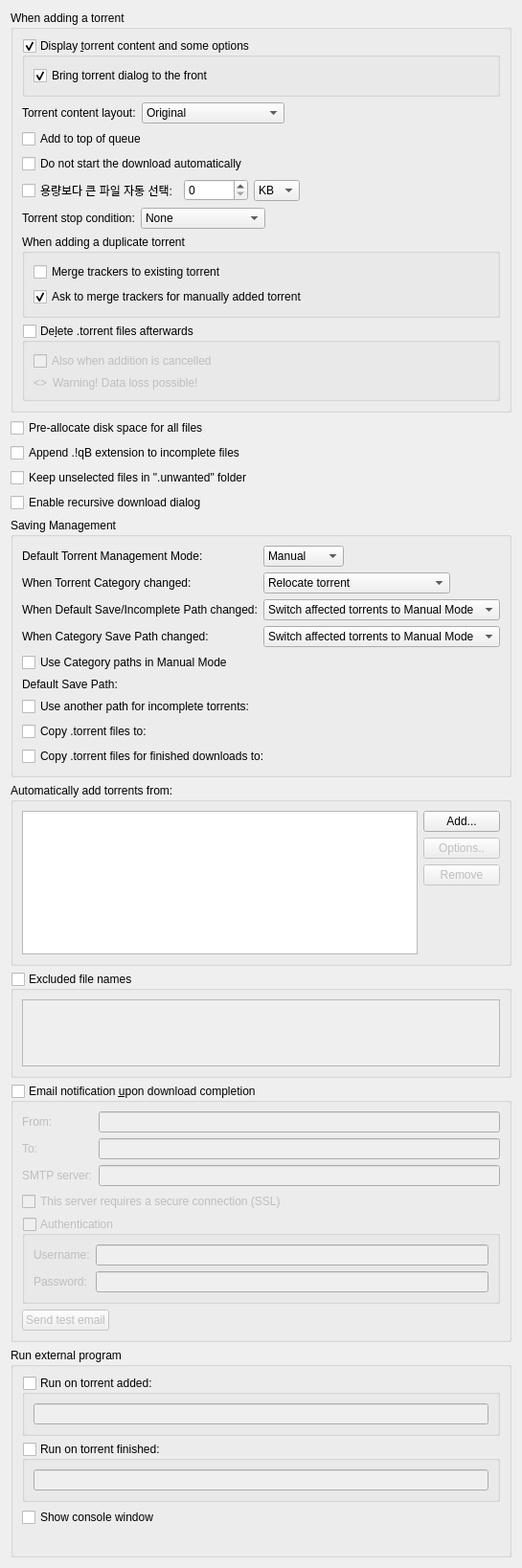
          <widget class="QWidget" name="scrollAreaWidgetContents_2">
           <property name="geometry">
            <rect>
             <x>0</x>
             <y>0</y>
             <width>539</width>
             <height>1457</height>
            </rect>
           </property>
           <layout class="QVBoxLayout" name="verticalLayout">
            <item>
             <widget class="QGroupBox" name="torrentAdditionBox">
              <property name="title">
               <string>When adding a torrent</string>
              </property>
              <layout class="QVBoxLayout" name="torrentAdditionBoxLayout">
               <item>
                <widget class="QGroupBox" name="checkAdditionDialog">
                 <property name="title">
                  <string>Display &amp;torrent content and some options</string>
                 </property>
                 <property name="checkable">
                  <bool>true</bool>
                 </property>
                 <layout class="QVBoxLayout" name="verticalLayout_18">
                  <item>
                   <widget class="QCheckBox" name="checkAdditionDialogFront">
                    <property name="text">
                     <string>Bring torrent dialog to the front</string>
                    </property>
                    <property name="checked">
                     <bool>true</bool>
                    </property>
                   </widget>
                  </item>
                 </layout>
                </widget>
               </item>
               <item>
                <layout class="QHBoxLayout" name="horizontalLayout_19">
                 <item>
                  <widget class="QLabel" name="contentLayoutLabel">
                   <property name="text">
                    <string>Torrent content layout:</string>
                   </property>
                  </widget>
                 </item>
                 <item>
                  <widget class="QComboBox" name="contentLayoutComboBox">
                   <property name="currentIndex">
                    <number>0</number>
                   </property>
                   <item>
                    <property name="text">
                     <string>Original</string>
                    </property>
                   </item>
                   <item>
                    <property name="text">
                     <string>Create subfolder</string>
                    </property>
                   </item>
                   <item>
                    <property name="text">
                     <string>Don't create subfolder</string>
                    </property>
                   </item>
                  </widget>
                 </item>
                 <item>
                  <spacer name="horizontalSpacer_20">
                   <property name="orientation">
                    <enum>Qt::Orientation::Horizontal</enum>
                   </property>
                   <property name="sizeHint" stdset="0">
                    <size>
                     <width>40</width>
                     <height>20</height>
                    </size>
                   </property>
                  </spacer>
                 </item>
                </layout>
               </item>
               <item>
                <widget class="QCheckBox" name="checkAddToQueueTop">
                 <property name="toolTip">
                  <string>The torrent will be added to the top of the download queue</string>
                 </property>
                 <property name="text">
                  <string extracomment="The torrent will be added to the top of the download queue">Add to top of queue</string>
                 </property>
                </widget>
               </item>
               <item>
                <widget class="QCheckBox" name="checkAddStopped">
                 <property name="toolTip">
                  <string>The torrent will be added to download list in a stopped state</string>
                 </property>
                 <property name="text">
                  <string extracomment="The torrent will be added to download list in a stopped state">Do not start the download automatically</string>
                 </property>
                </widget>
               </item>
               <item>
                <layout class="QHBoxLayout" name="minSizeFilterLayout">
                 <item>
                  <widget class="QCheckBox" name="checkMinSizeFilter">
                   <property name="text">
                    <string>용량보다 큰 파일 자동 선택:</string>
                   </property>
                  </widget>
                 </item>
                 <item>
                  <widget class="QSpinBox" name="spinMinSizeValue">
                   <property name="minimum">
                    <number>0</number>
                   </property>
                   <property name="maximum">
                    <number>999999</number>
                   </property>
                   <property name="value">
                    <number>0</number>
                   </property>
                  </widget>
                 </item>
                 <item>
                  <widget class="QComboBox" name="comboMinSizeUnit">
                   <item>
                    <property name="text">
                     <string>KB</string>
                    </property>
                   </item>
                   <item>
                    <property name="text">
                     <string>MB</string>
                    </property>
                   </item>
                   <item>
                    <property name="text">
                     <string>GB</string>
                    </property>
                   </item>
                  </widget>
                 </item>
                 <item>
                  <spacer name="minSizeFilterSpacer">
                   <property name="orientation">
                    <enum>Qt::Orientation::Horizontal</enum>
                   </property>
                   <property name="sizeHint" stdset="0">
                    <size>
                     <width>40</width>
                     <height>20</height>
                    </size>
                   </property>
                  </spacer>
                 </item>
                </layout>
               </item>
               <item>
                <layout class="QHBoxLayout" name="stopConditionLayout">
                 <item>
                  <widget class="QLabel" name="stopConditionLabel">
                   <property name="text">
                    <string>Torrent stop condition:</string>
                   </property>
                  </widget>
                 </item>
                 <item>
                  <widget class="QComboBox" name="stopConditionComboBox">
                   <property name="currentIndex">
                    <number>0</number>
                   </property>
                   <item>
                    <property name="text">
                     <string>None</string>
                    </property>
                   </item>
                   <item>
                    <property name="text">
                     <string>Metadata received</string>
                    </property>
                   </item>
                   <item>
                    <property name="text">
                     <string>Files checked</string>
                    </property>
                   </item>
                  </widget>
                 </item>
                 <item>
                  <spacer name="stopConditionSpacer">
                   <property name="orientation">
                    <enum>Qt::Orientation::Horizontal</enum>
                   </property>
                   <property name="sizeHint" stdset="0">
                    <size>
                     <width>40</width>
                     <height>20</height>
                    </size>
                   </property>
                  </spacer>
                 </item>
                </layout>
               </item>
               <item>
                <widget class="QGroupBox" name="duplicateTorrentGroup">
                 <property name="title">
                  <string>When adding a duplicate torrent</string>
                 </property>
                 <layout class="QVBoxLayout" name="duplicateTorrentBoxLayout">
                  <item>
                   <widget class="QCheckBox" name="checkMergeTrackers">
                    <property name="text">
                     <string>Merge trackers to existing torrent</string>
                    </property>
                    <property name="checked">
                     <bool>false</bool>
                    </property>
                   </widget>
                  </item>
                  <item>
                   <widget class="QCheckBox" name="checkConfirmMergeTrackers">
                    <property name="text">
                     <string>Ask to merge trackers for manually added torrent</string>
                    </property>
                    <property name="checked">
                     <bool>true</bool>
                    </property>
                   </widget>
                  </item>
                 </layout>
                </widget>
               </item>
               <item>
                <widget class="QGroupBox" name="deleteTorrentBox">
                 <property name="toolTip">
                  <string>Whether the .torrent file should be deleted after adding it</string>
                 </property>
                 <property name="title">
                  <string>De&amp;lete .torrent files afterwards </string>
                 </property>
                 <property name="checkable">
                  <bool>true</bool>
                 </property>
                 <property name="checked">
                  <bool>false</bool>
                 </property>
                 <layout class="QVBoxLayout" name="deleteTorrentBoxLayout">
                  <item>
                   <widget class="QCheckBox" name="deleteCancelledTorrentBox">
                    <property name="toolTip">
                     <string>Also delete .torrent files whose addition was cancelled</string>
                    </property>
                    <property name="text">
                     <string>Also when addition is cancelled</string>
                    </property>
                   </widget>
                  </item>
                  <item>
                   <layout class="QHBoxLayout" name="deleteTorrentWarningLayout">
                    <item>
                     <widget class="QLabel" name="deleteTorrentWarningIcon">
                      <property name="sizePolicy">
                       <sizepolicy hsizetype="Fixed" vsizetype="Preferred">
                        <horstretch>0</horstretch>
                        <verstretch>0</verstretch>
                       </sizepolicy>
                      </property>
                      <property name="text">
                       <string notr="true">&lt;&gt;</string>
                      </property>
                     </widget>
                    </item>
                    <item>
                     <widget class="QLabel" name="deleteTorrentWarningLabel">
                      <property name="text">
                       <string>Warning! Data loss possible!</string>
                      </property>
                     </widget>
                    </item>
                   </layout>
                  </item>
                 </layout>
                </widget>
               </item>
              </layout>
             </widget>
            </item>
            <item>
             <widget class="QCheckBox" name="checkPreallocateAll">
              <property name="toolTip">
               <string>Allocate full file sizes on disk before starting downloads, to minimize fragmentation. Only useful for HDDs.</string>
              </property>
              <property name="text">
               <string>Pre-allocate disk space for all files</string>
              </property>
             </widget>
            </item>
            <item>
             <widget class="QCheckBox" name="checkAppendqB">
              <property name="text">
               <string>Append .!qB extension to incomplete files</string>
              </property>
             </widget>
            </item>
            <item>
             <widget class="QCheckBox" name="checkUnwantedFolder">
              <property name="text">
               <string>Keep unselected files in &quot;.unwanted&quot; folder</string>
              </property>
             </widget>
            </item>
            <item>
             <widget class="QCheckBox" name="checkRecursiveDownload">
              <property name="toolTip">
               <string>When a torrent is downloaded, offer to add torrents from any .torrent files found inside it</string>
              </property>
              <property name="text">
               <string>Enable recursive download dialog</string>
              </property>
             </widget>
            </item>
            <item>
             <widget class="QGroupBox" name="groupSavingManagement">
              <property name="title">
               <string>Saving Management</string>
              </property>
              <layout class="QVBoxLayout" name="groupSavingManagementLayout">
               <item>
                <layout class="QGridLayout" name="gridLayout_3">
                 <item row="0" column="0">
                  <widget class="QLabel" name="label_40">
                   <property name="text">
                    <string>Default Torrent Management Mode:</string>
                   </property>
                  </widget>
                 </item>
                 <item row="0" column="1">
                  <layout class="QHBoxLayout" name="horizontalLayout_70">
                   <property name="spacing">
                    <number>10</number>
                   </property>
                   <item>
                    <widget class="QComboBox" name="comboSavingMode">
                     <property name="toolTip">
                      <string>Automatic: Various torrent properties (e.g. save path) will be decided by the associated category
Manual: Various torrent properties (e.g. save path) must be assigned manually</string>
                     </property>
                     <item>
                      <property name="text">
                       <string>Manual</string>
                      </property>
                     </item>
                     <item>
                      <property name="text">
                       <string>Automatic</string>
                      </property>
                     </item>
                    </widget>
                   </item>
                   <item>
                    <spacer name="horizontalSpacer_160">
                     <property name="orientation">
                      <enum>Qt::Orientation::Horizontal</enum>
                     </property>
                     <property name="sizeHint" stdset="0">
                      <size>
                       <width>40</width>
                       <height>20</height>
                      </size>
                     </property>
                    </spacer>
                   </item>
                  </layout>
                 </item>
                 <item row="1" column="0">
                  <widget class="QLabel" name="labelTorrentCategoryChanged">
                   <property name="text">
                    <string>When Torrent Category changed:</string>
                   </property>
                  </widget>
                 </item>
                 <item row="1" column="1">
                  <layout class="QHBoxLayout" name="horizontalLayout_14">
                   <item>
                    <widget class="QComboBox" name="comboTorrentCategoryChanged">
                     <item>
                      <property name="text">
                       <string>Relocate torrent</string>
                      </property>
                     </item>
                     <item>
                      <property name="text">
                       <string>Switch torrent to Manual Mode</string>
                      </property>
                     </item>
                    </widget>
                   </item>
                   <item>
                    <spacer name="horizontalSpacer_17">
                     <property name="orientation">
                      <enum>Qt::Orientation::Horizontal</enum>
                     </property>
                     <property name="sizeHint" stdset="0">
                      <size>
                       <width>40</width>
                       <height>20</height>
                      </size>
                     </property>
                    </spacer>
                   </item>
                  </layout>
                 </item>
                 <item row="2" column="0">
                  <widget class="QLabel" name="labelCategoryDefaultPathChanged">
                   <property name="text">
                    <string>When Default Save/Incomplete Path changed:</string>
                   </property>
                  </widget>
                 </item>
                 <item row="2" column="1">
                  <layout class="QHBoxLayout" name="horizontalLayout_15">
                   <item>
                    <widget class="QComboBox" name="comboCategoryDefaultPathChanged">
                     <property name="currentIndex">
                      <number>1</number>
                     </property>
                     <item>
                      <property name="text">
                       <string>Relocate affected torrents</string>
                      </property>
                     </item>
                     <item>
                      <property name="text">
                       <string>Switch affected torrents to Manual Mode</string>
                      </property>
                     </item>
                    </widget>
                   </item>
                   <item>
                    <spacer name="horizontalSpacer_18">
                     <property name="orientation">
                      <enum>Qt::Orientation::Horizontal</enum>
                     </property>
                     <property name="sizeHint" stdset="0">
                      <size>
                       <width>40</width>
                       <height>20</height>
                      </size>
                     </property>
                    </spacer>
                   </item>
                  </layout>
                 </item>
                 <item row="3" column="0">
                  <widget class="QLabel" name="labelCategoryChanged">
                   <property name="text">
                    <string>When Category Save Path changed:</string>
                   </property>
                  </widget>
                 </item>
                 <item row="3" column="1">
                  <layout class="QHBoxLayout" name="horizontalLayout_17">
                   <item>
                    <widget class="QComboBox" name="comboCategoryChanged">
                     <property name="currentIndex">
                      <number>1</number>
                     </property>
                     <item>
                      <property name="text">
                       <string>Relocate affected torrents</string>
                      </property>
                     </item>
                     <item>
                      <property name="text">
                       <string>Switch affected torrents to Manual Mode</string>
                      </property>
                     </item>
                    </widget>
                   </item>
                   <item>
                    <spacer name="horizontalSpacer_19">
                     <property name="orientation">
                      <enum>Qt::Orientation::Horizontal</enum>
                     </property>
                     <property name="sizeHint" stdset="0">
                      <size>
                       <width>40</width>
                       <height>20</height>
                      </size>
                     </property>
                    </spacer>
                   </item>
                  </layout>
                 </item>
                </layout>
               </item>
               <item>
                <widget class="QCheckBox" name="checkUseCategoryPaths">
                 <property name="toolTip">
                  <string>Resolve relative Save Path against appropriate Category path instead of Default one</string>
                 </property>
                 <property name="text">
                  <string>Use Category paths in Manual Mode</string>
                 </property>
                </widget>
               </item>
               <item>
                <layout class="QGridLayout" name="gridLayout_4">
                 <item row="0" column="0">
                  <widget class="QLabel" name="labelSavePath">
                   <property name="text">
                    <string>Default Save Path:</string>
                   </property>
                  </widget>
                 </item>
                 <item row="0" column="1">
                  <widget class="FileSystemPathLineEdit" name="textSavePath" native="true"/>
                 </item>
                 <item row="1" column="0">
                  <widget class="QCheckBox" name="checkUseDownloadPath">
                   <property name="text">
                    <string>Use another path for incomplete torrents:</string>
                   </property>
                  </widget>
                 </item>
                 <item row="1" column="1">
                  <widget class="FileSystemPathLineEdit" name="textDownloadPath" native="true"/>
                 </item>
                 <item row="2" column="0">
                  <widget class="QCheckBox" name="checkExportDir">
                   <property name="text">
                    <string>Copy .torrent files to:</string>
                   </property>
                  </widget>
                 </item>
                 <item row="2" column="1">
                  <widget class="FileSystemPathLineEdit" name="textExportDir" native="true"/>
                 </item>
                 <item row="3" column="0">
                  <widget class="QCheckBox" name="checkExportDirFin">
                   <property name="text">
                    <string>Copy .torrent files for finished downloads to:</string>
                   </property>
                  </widget>
                 </item>
                 <item row="3" column="1">
                  <widget class="FileSystemPathLineEdit" name="textExportDirFin" native="true"/>
                 </item>
                </layout>
               </item>
              </layout>
             </widget>
            </item>
            <item>
             <widget class="QGroupBox" name="groupBox_2">
              <property name="title">
               <string>Automatically add torrents from:</string>
              </property>
              <layout class="QVBoxLayout" name="verticalLayout_38">
               <item>
                <layout class="QHBoxLayout" name="horizontalLayout_16">
                 <item>
                  <widget class="QTreeView" name="scanFoldersView">
                   <property name="sizePolicy">
                    <sizepolicy hsizetype="Expanding" vsizetype="Expanding">
                     <horstretch>0</horstretch>
                     <verstretch>1</verstretch>
                    </sizepolicy>
                   </property>
                   <property name="minimumSize">
                    <size>
                     <width>250</width>
                     <height>150</height>
                    </size>
                   </property>
                   <property name="editTriggers">
                    <set>QAbstractItemView::EditTrigger::AllEditTriggers</set>
                   </property>
                   <property name="selectionMode">
                    <enum>QAbstractItemView::SelectionMode::SingleSelection</enum>
                   </property>
                   <property name="selectionBehavior">
                    <enum>QAbstractItemView::SelectionBehavior::SelectRows</enum>
                   </property>
                   <property name="textElideMode">
                    <enum>Qt::TextElideMode::ElideNone</enum>
                   </property>
                   <property name="rootIsDecorated">
                    <bool>false</bool>
                   </property>
                   <attribute name="headerDefaultSectionSize">
                    <number>80</number>
                   </attribute>
                   <attribute name="headerStretchLastSection">
                    <bool>false</bool>
                   </attribute>
                  </widget>
                 </item>
                 <item>
                  <layout class="QVBoxLayout" name="verticalLayout_37">
                   <item>
                    <widget class="QPushButton" name="addWatchedFolderButton">
                     <property name="text">
                      <string>Add...</string>
                     </property>
                    </widget>
                   </item>
                   <item>
                    <widget class="QPushButton" name="editWatchedFolderButton">
                     <property name="enabled">
                      <bool>false</bool>
                     </property>
                     <property name="text">
                      <string>Options..</string>
                     </property>
                    </widget>
                   </item>
                   <item>
                    <widget class="QPushButton" name="removeWatchedFolderButton">
                     <property name="enabled">
                      <bool>false</bool>
                     </property>
                     <property name="text">
                      <string>Remove</string>
                     </property>
                    </widget>
                   </item>
                   <item>
                    <spacer name="verticalSpacer_6">
                     <property name="orientation">
                      <enum>Qt::Orientation::Vertical</enum>
                     </property>
                     <property name="sizeHint" stdset="0">
                      <size>
                       <width>20</width>
                       <height>40</height>
                      </size>
                     </property>
                    </spacer>
                   </item>
                  </layout>
                 </item>
                </layout>
               </item>
              </layout>
             </widget>
            </item>
            <item>
             <widget class="QGroupBox" name="groupExcludedFileNames">
              <property name="title">
               <string>Excluded file names</string>
              </property>
              <property name="checkable">
               <bool>true</bool>
              </property>
              <property name="checked">
               <bool>false</bool>
              </property>
              <layout class="QVBoxLayout" name="verticalLayout_311">
               <item>
                <widget class="QPlainTextEdit" name="textExcludedFileNames">
                 <property name="toolTip">
                  <string>Blacklist filtered file names from being downloaded from torrent(s).
Files matching any of the filters in this list will have their priority automatically set to &quot;Do not download&quot;.

Use newlines to separate multiple entries. Can use wildcards as outlined below.
*: matches zero or more of any characters.
?: matches any single character.
[...]: sets of characters can be represented in square brackets.

Examples
*.exe: filter '.exe' file extension.
readme.txt: filter exact file name.
?.txt: filter 'a.txt', 'b.txt' but not 'aa.txt'.
readme[0-9].txt: filter 'readme1.txt', 'readme2.txt' but not 'readme10.txt'.</string>
                 </property>
                 <property name="tabChangesFocus">
                  <bool>true</bool>
                 </property>
                 <property name="lineWrapMode">
                  <enum>QPlainTextEdit::LineWrapMode::NoWrap</enum>
                 </property>
                </widget>
               </item>
              </layout>
             </widget>
            </item>
            <item>
             <widget class="QGroupBox" name="groupMailNotification">
              <property name="title">
               <string>Email notification &amp;upon download completion</string>
              </property>
              <property name="checkable">
               <bool>true</bool>
              </property>
              <property name="checked">
               <bool>false</bool>
              </property>
              <layout class="QVBoxLayout" name="verticalLayout_171">
               <item>
                <layout class="QGridLayout" name="gridLayout_9">
                 <item row="0" column="0">
                  <widget class="QLabel" name="label_25">
                   <property name="toolTip">
                    <string>Sender</string>
                   </property>
                   <property name="text">
                    <string comment="From sender">From:</string>
                   </property>
                  </widget>
                 </item>
                 <item row="0" column="1">
                  <widget class="QLineEdit" name="senderEmailTxt"/>
                 </item>
                 <item row="1" column="0">
                  <widget class="QLabel" name="label_2">
                   <property name="toolTip">
                    <string>Receiver</string>
                   </property>
                   <property name="text">
                    <string comment="To receiver">To:</string>
                   </property>
                  </widget>
                 </item>
                 <item row="1" column="1">
                  <widget class="QLineEdit" name="lineEditDestEmail"/>
                 </item>
                 <item row="2" column="0">
                  <widget class="QLabel" name="label_3">
                   <property name="text">
                    <string>SMTP server:</string>
                   </property>
                  </widget>
                 </item>
                 <item row="2" column="1">
                  <widget class="QLineEdit" name="lineEditSmtpServer"/>
                 </item>
                </layout>
               </item>
               <item>
                <widget class="QCheckBox" name="checkSmtpSSL">
                 <property name="text">
                  <string>This server requires a secure connection (SSL)</string>
                 </property>
                </widget>
               </item>
               <item>
                <widget class="QGroupBox" name="groupMailNotifAuth">
                 <property name="title">
                  <string>Authentication</string>
                 </property>
                 <property name="checkable">
                  <bool>true</bool>
                 </property>
                 <property name="checked">
                  <bool>false</bool>
                 </property>
                 <layout class="QFormLayout" name="formLayout_2">
                  <item row="0" column="0">
                   <widget class="QLabel" name="label_7">
                    <property name="text">
                     <string>Username:</string>
                    </property>
                   </widget>
                  </item>
                  <item row="0" column="1">
                   <widget class="QLineEdit" name="mailNotifUsername"/>
                  </item>
                  <item row="1" column="0">
                   <widget class="QLabel" name="label_8">
                    <property name="text">
                     <string>Password:</string>
                    </property>
                   </widget>
                  </item>
                  <item row="1" column="1">
                   <widget class="QLineEdit" name="mailNotifPassword">
                    <property name="echoMode">
                     <enum>QLineEdit::EchoMode::Password</enum>
                    </property>
                   </widget>
                  </item>
                 </layout>
                </widget>
               </item>
               <item>
                <widget class="QPushButton" name="sendTestEmail">
                 <property name="sizePolicy">
                  <sizepolicy hsizetype="Fixed" vsizetype="Fixed">
                   <horstretch>0</horstretch>
                   <verstretch>0</verstretch>
                  </sizepolicy>
                 </property>
                 <property name="text">
                  <string>Send test email</string>
                 </property>
                </widget>
               </item>
              </layout>
             </widget>
            </item>
            <item>
             <widget class="QGroupBox" name="autoRunBox">
              <property name="title">
               <string>Run external program</string>
              </property>
              <layout class="QVBoxLayout" name="verticalLayout_19">
               <item>
                <widget class="QGroupBox" name="groupBoxRunOnAdded">
                 <property name="title">
                  <string>Run on torrent added:</string>
                 </property>
                 <property name="checkable">
                  <bool>true</bool>
                 </property>
                 <property name="checked">
                  <bool>false</bool>
                 </property>
                 <layout class="QVBoxLayout" name="verticalLayout_39">
                  <item>
                   <widget class="QLineEdit" name="lineEditRunOnAdded"/>
                  </item>
                 </layout>
                </widget>
               </item>
               <item>
                <widget class="QGroupBox" name="groupBoxRunOnFinished">
                 <property name="title">
                  <string>Run on torrent finished:</string>
                 </property>
                 <property name="checkable">
                  <bool>true</bool>
                 </property>
                 <property name="checked">
                  <bool>false</bool>
                 </property>
                 <layout class="QVBoxLayout" name="verticalLayout_36">
                  <item>
                   <widget class="QLineEdit" name="lineEditRunOnFinished"/>
                  </item>
                 </layout>
                </widget>
               </item>
               <item>
                <widget class="QCheckBox" name="autoRunConsole">
                 <property name="text">
                  <string>Show console window</string>
                 </property>
                </widget>
               </item>
               <item>
                <widget class="QLabel" name="labelAutoRunParam">
                 <property name="wordWrap">
                  <bool>true</bool>
                 </property>
                </widget>
               </item>
              </layout>
             </widget>
            </item>
           </layout>
          </widget>
